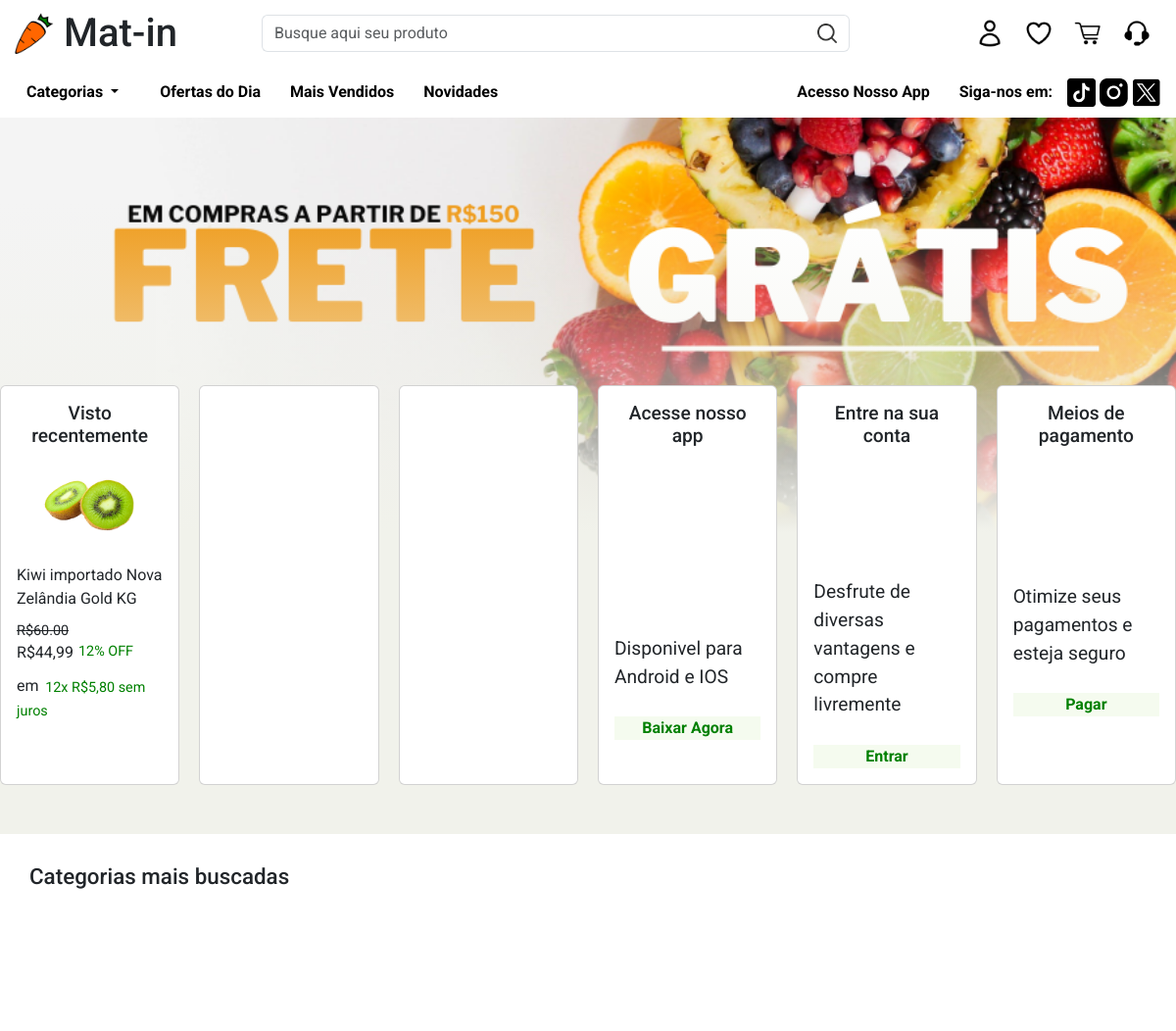
Before: / (upper part) with the older database file.
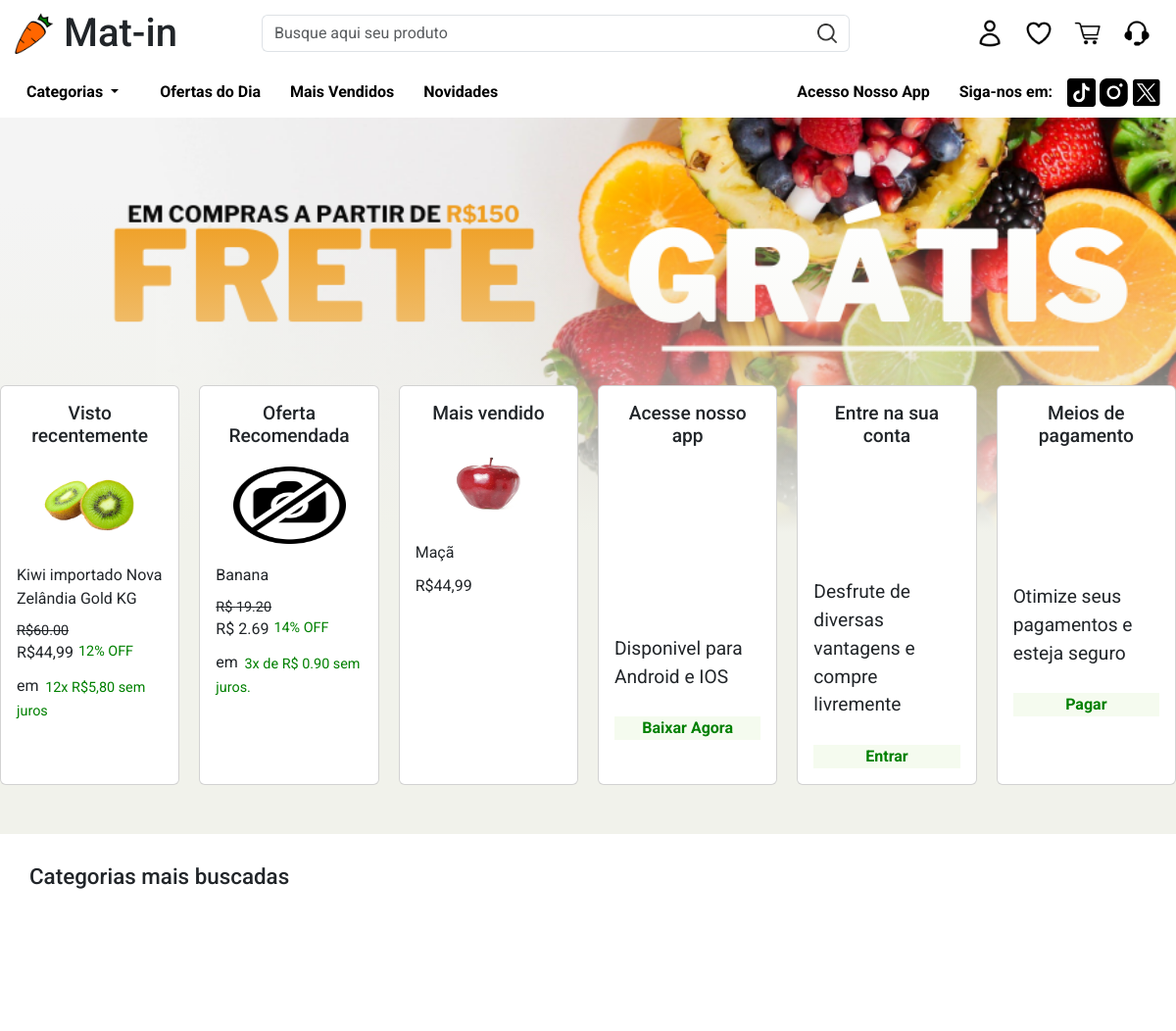
After: the same page with the newer database file.
### tables this page shows
CREATE TABLE IF NOT EXISTS `produtos` (
  `id_prod` int(11) NOT NULL AUTO_INCREMENT,
  `nome_prod` varchar(32) NOT NULL,
  `qnt_prod` int(11) NOT NULL,
  `data_prod` date NOT NULL,
  `preco_prod` decimal(10,2) NOT NULL,
  `fotos_prod` varchar(300) NOT NULL DEFAULT 'sem_foto.png',
  `id_ped` int(11) NOT NULL,
  `qnt_vendas` int(11) NOT NULL,
  `promocao` int(11) DEFAULT NULL,
  `parcela` int(11) DEFAULT NULL,
  PRIMARY KEY (`id_prod`)
);

### BASE/home.php (the view, shortened to what this page needs)
<link rel="stylesheet" href="ASSETS/PAGINAS-CSS/home.css">
<?php require_once 'BASE/config.php'; ?>
<main>
    <div id="carouselExampleAutoplaying" class="carousel slide" data-bs-ride="carousel">
        <div class="carousel-inner">
            <div class="carousel-item active">
                <img src="IMAGES/MAC.png" class="d-block w-100" alt="...">
            </div>
        </div>
    </div>
    <div class="cards-encl">
        <div class="card" style="width: 18rem;">
            <div class="card-body">
                <h5 class="card-title">Visto recentemente</h5>
                <div class="img-coracao">
                    <img src="IMAGES/div-img-produto.png" alt="">
                </div>
                <p class="card-text">Kiwi importado Nova Zelândia Gold KG</p>
                <div class="precos">
                    <p class="precoAntigo">R$60.00</p>
                    <div class="preco-Promocao">
                        <p class="precoNovo">R$44,99</p>
                        <p class="promocao">12% OFF</p>
                    </div>
                </div>
                <p>em <mark>12x R$5,80 sem juros</mark></p>
            </div>
        </div>
        <div class="card" style="width: 18rem;">
            <?php
            try {
                $selectQ = "SELECT * FROM produtos ORDER BY RAND() LIMIT 1";
                $selectP = $cx->prepare($selectQ);
                $selectP->setFetchMode(PDO::FETCH_ASSOC);
                $selectP->execute();
                while ($dados = $selectP->fetch()) {
                    echo "<div class='card-body'>";
                    echo "<h5 class='card-title'>Oferta Recomendada</h5>";
                    echo "<div class='img-coracao'>";
                    echo "<img src='IMAGES-USU/PRODUTOS/{$dados['fotos_prod']}' alt=''>";
                    echo "</div>";
                    echo "<p class='card-text'>{$dados['nome_prod']}</p>";
                    echo "<div class='precos'>";
                    if (!is_null($dados['promocao'])) {
                        echo "<p class='precoAntigo'>R$ {$dados['preco_prod']}</p>";
                        echo "<div class='preco-Promocao'>";
                        $precoAntigo = $dados['preco_prod'];
                        $promocao = $dados['promocao'];
                        $formula = ($promocao / 100) * $precoAntigo;
                        $formulaFormatada = number_format($formula, 2);
                        echo "<p class='precoNovo'>R$ {$formulaFormatada}</p>";
                        echo "<p class='promocao'>{$dados['promocao']}% OFF</p>";
                        echo "</div>";
                        if (!is_null($dados['parcela'])) {
                            $parcela = $dados['parcela'];
                            $formula2 = $formulaFormatada / $parcela;
                            $formulaFormatada2 = number_format($formula2, 2);
                            echo "<p>em <mark>{$dados['parcela']}x de R$ {$formulaFormatada2} sem juros.</mark></p>";
                        }
                    } else {
                        echo "<div class='preco-Promocao'>";
                        echo "<p class='precoNovo'>R$44,99</p>";
                        echo "</div>";
                    }
                    echo "</div>";
                    echo "</div>";
                }
            } catch (PDOException $e) {
                $erro = $e->getMessage();
                echo $erro;
            }
            ?>
        </div>
        <div class="card" style="width: 18rem;">
            <?php
            $selectQ = "SELECT * FROM produtos ORDER BY qnt_vendas DESC LIMIT 1";
            $selectP = $cx->prepare($selectQ);
            $selectP->setFetchMode(PDO::FETCH_ASSOC);
            $selectP->execute();
            while ($dados = $selectP->fetch()) {
                echo "<div class='card-body'>";
                echo "<h5 class='card-title'>Mais vendido</h5>";
                echo "<div class='img-coracao'>";
                echo "<img src='IMAGES-USU/PRODUTOS/{$dados['fotos_prod']}' alt=''>";
                echo "</div>";
                echo "<p class='card-text'>{$dados['nome_prod']}</p>";
                echo "<div class='precos'>";
                if (!is_null($dados['promocao'])) {
                    echo "<p class='precoAntigo'>R$ {$dados['preco_prod']}</p>";
                    echo "<div class='preco-Promocao'>";
                    $precoAntigo = $dados['preco_prod'];
                    $promocao = $dados['promocao'];
                    $formula = ($promocao / 100) * $precoAntigo;
                    $formulaFormatada = number_format($formula, 2);
                    echo "<p class='precoNovo'>R$ {$formulaFormatada}</p>";
                    echo "<p class='promocao'>{$dados['promocao']}% OFF</p>";
                    echo "</div>";
                    if (!is_null($dados['parcela'])) {
                        $parcela = $dados['parcela'];
                        $formula2 = $formulaFormatada / $parcela;
                        $formulaFormatada2 = number_format($formula2, 2);
                        echo "<p>em <mark>{$dados['parcela']}x de R$ {$formulaFormatada2} sem juros.</mark></p>";
                    }
                } else {
                    echo "<div class='preco-Promocao'>";
                    echo "<p class='precoNovo'>R$44,99</p>";
                    echo "</div>";
                }
                echo "</div>";
                echo "</div>";
            }
            ?>
        </div>
        <div class="card no-photo" style="width: 18rem;">
            <div class="card-body">
                <h5 class="card-title">Acesse nosso app</h5>
                <p class="card-text">Disponivel para Android e IOS</p>
                <button class="btnCard">
                    Baixar Agora
                </button>
            </div>
        </div>
        <div class="card no-photo" style="width: 18rem;">
            <div class="card-body">
                <h5 class="card-title">Entre na sua conta</h5>
                <p class="card-text" style="margin-top: 8.4rem !important;">Desfrute de diversas vantagens e compre livremente</p>
                <form action="<?=$_SERVER['PHP_SELF']?>">
                    <button class="btnCard" name="login">
                        Entrar
                    </button>
                </form>
            </div>
        </div>
        <div class="card no-photo" style="width: 18rem;">
            <div class="card-body">
                <h5 class="card-title">Meios de pagamento</h5>
                <p class="card-text ultimo" style="margin-top: 8.7rem !important;">Otimize seus pagamentos e esteja seguro</p>
                <button class="btnCard">
                    Pagar
                </button>
            </div>
        </div>
    </div>
</main>
<section class="categorias">
    <h1 class="tituloSection">Categorias mais buscadas</h1>
</section>

### index.php (shortened to what this page needs)
<!DOCTYPE html>
<html lang="en">
<head>
    <link rel="stylesheet" href="ASSETS/GERAL.css">
    <link href="https://cdn.jsdelivr.net/npm/bootstrap@5.3.2/dist/css/bootstrap.min.css" rel="stylesheet">
</head>
<body>
    <?php
    require_once 'BASE/header.php';
    require_once 'BASE/chPages.php';
    ?>
</body>
</html>

### BASE/header.php (shortened to what this page needs)
<header>
    <div class="logo">
        <img src="IMAGES/matin-logo-png.png" alt="logo Mat-in">
        <h1>Mat-in</h1>
    </div>
    <div class="search-inp">
        <div class="input-group mb-3">
            <input type="text" class="form-control" aria-label="Sizing example input" aria-describedby="inputGroup-sizing-default" placeholder="Busque aqui seu produto">
            <span class="input-group-text" id="inputGroup-sizing-default"><img src="IMAGES/search.png" alt=""></span>
        </div>
    </div>
    <div class="info">
        <ul>
            <form action="<?= $_SERVER['PHP_SELF'] ?>" method="post">
                <li><button name="perfilPage" style="background-color: transparent;"><img src="IMAGES/user.png" alt=""></button></li>
            </form>
            <li><img src="IMAGES/heart.png" alt=""></li>
            <li><img src="IMAGES/shoppingcart.png" alt=""></li>
            <li><a href="PAGES/ouvidoria.php"><img src="IMAGES/headphones.png" alt=""></a></li>
        </ul>
    </div>
</header>
<nav class="navbar">
    <ul class="ul_menus">
        <li>
            <div class="dropdown">
                <button class="navBarItens btn btn-secondary dropdown-toggle" type="button" data-bs-toggle="dropdown" aria-expanded="false">
                    Categorias
                </button>
            </div>
        </li>
        <li><a href="#" class="navBarItens">Ofertas do Dia</a></li>
        <li><a href="#" class="navBarItens">Mais Vendidos</a></li>
        <li><a href="#" class="navBarItens">Novidades</a></li>
    </ul>
    <ul class="info_add">
        <li><a href="#" class="appAcesso">Acesso Nosso App</a></li>
        <li class="redes_soc">
            <a href="#">Siga-nos em:
                <div>
                    <img src="IMAGES/Vector.png" alt="Tiktok">
                    <img src="IMAGES/instagram-logo-fill-svgrepo-com 1.png" alt="Instagram">
                    <img src="IMAGES/layer1.png" alt="X (Twitter)">
                </div>
            </a>
        </li>
    </ul>
</nav>

### BASE/chPages.php (shortened to what this page needs)
<?php
$page = isset($_REQUEST['page']) ? $_REQUEST['page'] : 'home';
switch ($page) {
    case 'home':
        require_once 'BASE/home.php';
        break;
}

### ASSETS/GERAL.css (style rules this page uses)
:root { --preto00: black; --branco00: white; --cinza00: #C1C1C1; --cinza01: #898989; --laranja00: #FF6600; --verde00: #008000; --bege00: #F1F2EB; --bege01: #F5FBEF; --bege02: #E5E0E0; --fonte01: 'Roboto', sans-serif; }

### ASSETS/PAGINAS-CSS/home.css (style rules this page uses)
p { margin: 0 !important; }
main { background-color: var(--bege00); padding-bottom: 50px; }
.carousel-item::after { content: ""; position: absolute; top: 20%; left: 0; right: 0; bottom: 0; background: linear-gradient(rgba(255, 255, 255, 0), var(--bege00)); pointer-events: none; }
.cards-encl { display: flex; justify-content: center; margin-top: -150px; gap: 20px !important; }
.cards-encl, .cards-encl-categoria, .cards-encl-ofertas { visibility: hidden; }
.card { width: 12rem !important; }
.card .card-text { margin-bottom: 10px !important; }
.no-photo .card-text { margin-top: 12rem !important; font-size: 1.2em; }
.no-photo .card-body .btnCard { width: 100%; border: 0; background-color: var(--bege01); outline: none; font-weight: bold; margin-top: 1rem; color: var(--verde00); }
.card .card-body h5 { text-align: center; font-size: 1.2em; }
.img-coracao { display: flex; justify-content: center !important; margin: 20px 0; }
.card .card-body img { display: block; width: 115px; height: 79px; }
.card .card-body .precos .precoAntigo, .card-ofertas .card-body .precos .precoAntigo { text-decoration: line-through; font-size: 0.9em; }
.card .card-body .precos .preco-Promocao, .card-ofertas .card-body .precos .preco-Promocao { display: flex; margin-bottom: 10px !important; }
.card .card-body .precos .preco-Promocao .promocao, .card-ofertas .card-body .precos .preco-Promocao .promocao { color: var(--verde00) !important; font-size: 0.9em; margin-left: 5px !important; }
.card .card-body p mark { color: var(--verde00) !important; font-size: 0.9em; background-color: transparent; }
.tituloSection { font-size: 1.4em; margin-bottom: 30px !important; }
section { padding: 30px; }
.card, .card-ofertas { transition: transform 0.3s ease; }

### BASE/header.php (style rules this page uses)
header { display: flex; justify-content: space-between; align-items: center; padding: 10px 15px; }
header .logo { display: flex; align-items: center; cursor: pointer; }
header .logo img { width: 40px; margin-right: 10px !important; }
header .search-inp { width: 600px; }
header .search-inp input { border-right: none !important; }
header .search-inp #inputGroup-sizing-default { background-color: transparent; border-left: none !important; }
header .search-inp .input-group-text img { width: 20px; }
header .info ul { display: flex; align-items: center; list-style: none; }
header .info ul li { padding: 0 10px; }
header .info ul li img { max-width: 30px; }
nav { display: flex; justify-content: space-between; align-items: center; padding: 10px 32px; }
nav .ul_menus, nav .info_add { display: flex; align-items: center; list-style: none; padding: 0 !important; }
nav .ul_menus li, nav .info_add li { padding: 0 15px; }
.dropdown button { background-color: var(--branco00); border: 0; color: var(--preto00); font-weight: bold; }
nav .ul_menus li a, nav .info_add li a { color: var(--preto00); font-weight: bold; text-decoration: none; }
nav .info_add, nav .info_add .redes_soc a { display: flex; align-items: center; }
nav .info_add .redes_soc a div { margin-left: 15px; }
nav .appAcesso { transition: color 0.1s ease-in-out; }
nav .navBarItens { transition: color 0.1s ease-in-out !important; }
.input-group { margin-bottom: 0px !important; }

Changed rows visible on the page:
added produtos: fotos_prod (picture), nome_prod "Banana", preco_prod "19.20", formulaFormatada "2.69", promocao "14", parcela "3", formulaFormatada2 "0.90", shown under "Visto recentemente"
added produtos: fotos_prod (picture), nome_prod "Maçã", shows "R$44,99"
